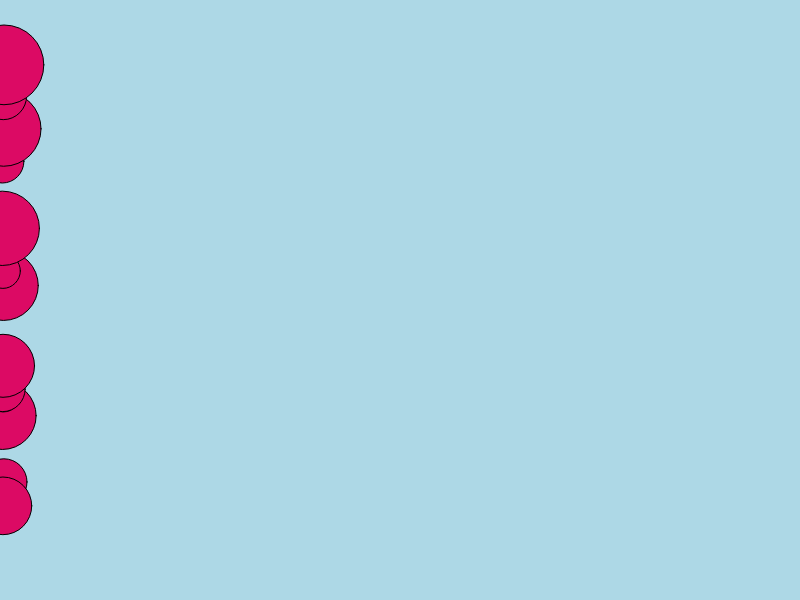
Frame 1 (no input)
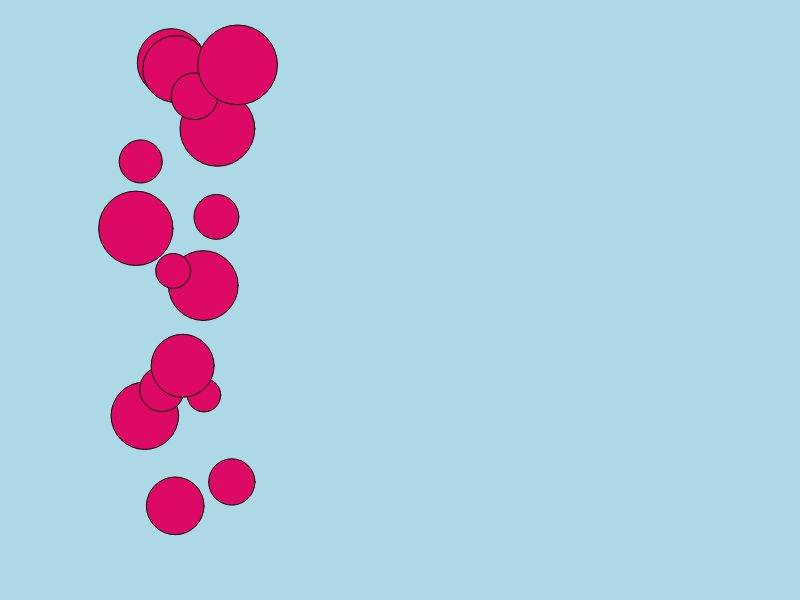
Frame 60 (no input)
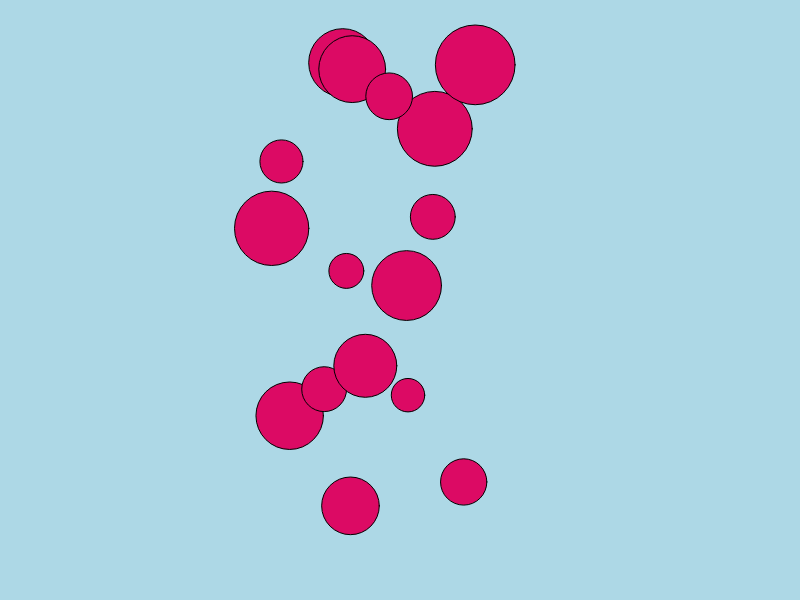
Frame 120 (the mouse pressed at the canvas centre since frame 60)

The p5.js sketch that drew these frames (run headless with seeded random() and noise() and a simulated clock; from frame 60 on, the mouse is pressed at the canvas centre):

// p5.js sketch
// ── sketch.js
let asteroidArray = [ ];
let maxAsteroids = 16;

class Asteroid{
  constructor(){
    this.x = 0;
    this.y = random(30, height - 30);
    this.v = random(2, 4);
    this.r = random(15, 40);
  }

  update(){
    this.x += this.v;

    // if reset is needed: pick random diameter and reset x
    if (this.x > width + this.r) {
      this.r = random(15, 40);
      this.x = 0 - this.r;
    }
  }

  draw() {
    fill(220, 10, 100);
    // draw asteroids
    ellipse(this.x, this.y, 2 * this.r, 2 * this.r);
  }
}

function setup() {
  createCanvas(800, 600);
  for (let i = 0; i < maxAsteroids; i++) {
    let anAsteroid = new Asteroid();
    asteroidArray.push(anAsteroid);
  }
}

function draw() {
  background("lightblue");

  for (let i = 0; i < asteroidArray.length; i += 1) {
    let anAsteroid = asteroidArray[i];
    anAsteroid.update();
    anAsteroid.draw();

    
  }
}
